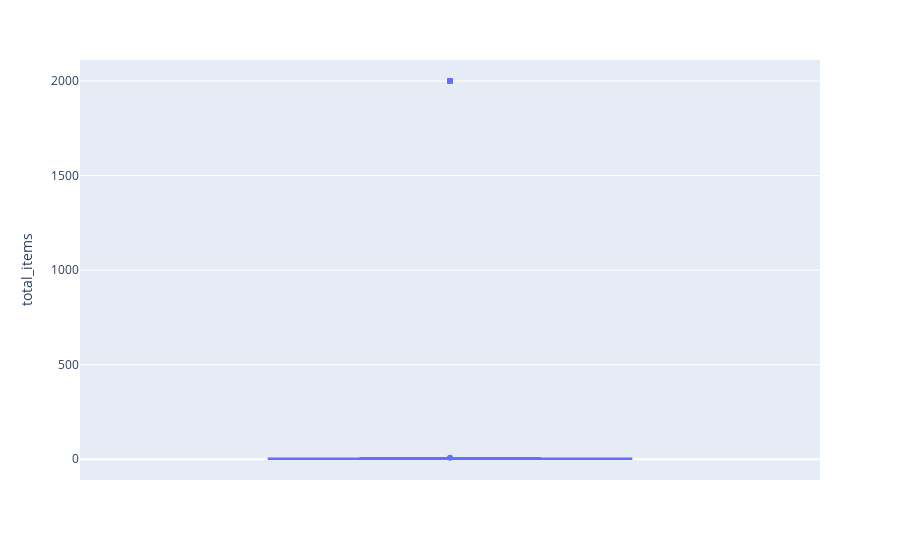

Source (notebook cell):
### Code cell
#Creating box plot for number of items ordered.

fig = px.box(df, y="total_items")
fig.show()

### Figure 1 — Plotly figure (JSON) as saved in the notebook; plotly's stock layout.template omitted (floating-point values rounded to 4 significant figures; data arrays with more than 128 entries replaced by an {"elided": "..."} marker saying what was removed)
{"data": [{"alignmentgroup": "True", "hovertemplate": "total_items=%{y}<extra></extra>", "legendgroup": "", "marker": {"color": "#636efa"}, "name": "", "notched": false, "offsetgroup": "", "orientation": "v", "showlegend": false, "type": "box", "x0": " ", "xaxis": "x", "y": {"elided": "5000 int values"}, "y0": " ", "yaxis": "y"}], "layout": {"boxmode": "group", "legend": {"tracegroupgap": 0}, "margin": {"t": 60}, "xaxis": {"anchor": "y", "domain": [0, 1]}, "yaxis": {"anchor": "x", "domain": [0, 1], "title": {"text": "total_items"}}}}
